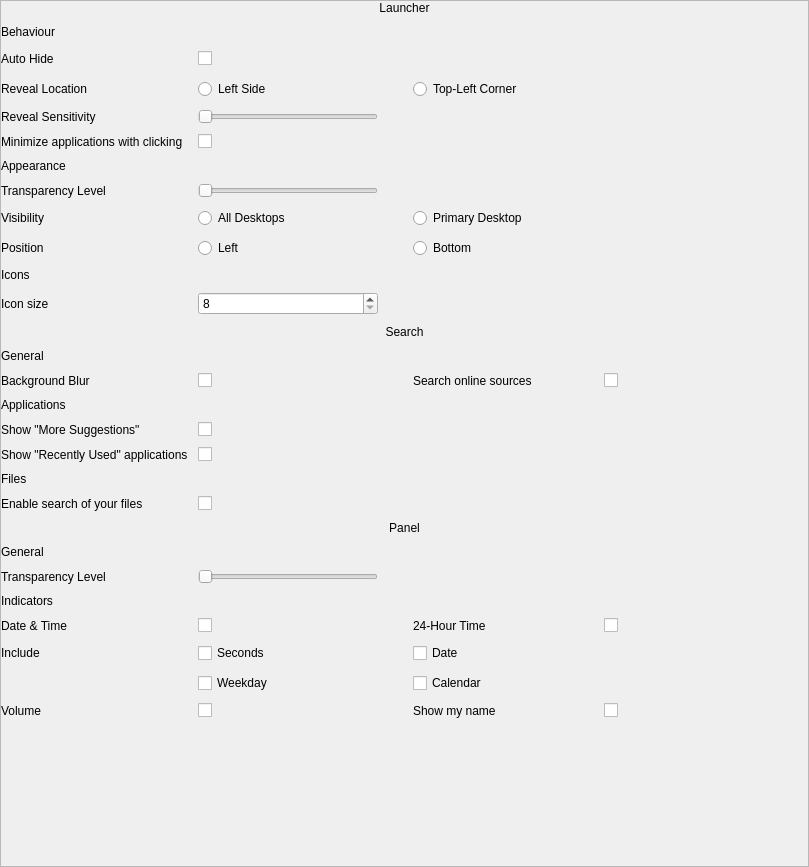
<?xml version="1.0" encoding="UTF-8"?>
<ui version="4.0">
 <class>UnitySettings</class>
 <widget class="QWidget" name="UnitySettings">
  <property name="geometry">
   <rect>
    <x>0</x>
    <y>0</y>
    <width>809</width>
    <height>867</height>
   </rect>
  </property>
  <property name="windowTitle">
   <string>Form</string>
  </property>
  <layout class="QVBoxLayout" name="verticalLayout">
   <property name="spacing">
    <number>0</number>
   </property>
   <property name="leftMargin">
    <number>0</number>
   </property>
   <property name="topMargin">
    <number>0</number>
   </property>
   <property name="rightMargin">
    <number>0</number>
   </property>
   <property name="bottomMargin">
    <number>0</number>
   </property>
   <item>
    <widget class="QScrollArea" name="scrollArea">
     <property name="widgetResizable">
      <bool>true</bool>
     </property>
     <widget class="QWidget" name="scrollAreaUnityContents">
      <property name="geometry">
       <rect>
        <x>0</x>
        <y>0</y>
        <width>807</width>
        <height>865</height>
       </rect>
      </property>
      <layout class="QGridLayout" name="gridLayout">
       <property name="leftMargin">
        <number>0</number>
       </property>
       <property name="topMargin">
        <number>0</number>
       </property>
       <property name="rightMargin">
        <number>0</number>
       </property>
       <property name="bottomMargin">
        <number>0</number>
       </property>
       <property name="spacing">
        <number>10</number>
       </property>
       <item row="15" column="3">
        <widget class="QLabel" name="lblHomeIcon_5">
         <property name="sizePolicy">
          <sizepolicy hsizetype="Expanding" vsizetype="Preferred">
           <horstretch>0</horstretch>
           <verstretch>0</verstretch>
          </sizepolicy>
         </property>
         <property name="text">
          <string>Search online sources</string>
         </property>
        </widget>
       </item>
       <item row="6" column="0" colspan="6">
        <widget class="QLabel" name="label_4">
         <property name="accessibleName">
          <string>title</string>
         </property>
         <property name="text">
          <string>Appearance</string>
         </property>
        </widget>
       </item>
       <item row="11" column="2">
        <spacer name="horizontalSpacer">
         <property name="orientation">
          <enum>Qt::Horizontal</enum>
         </property>
         <property name="sizeType">
          <enum>QSizePolicy::Fixed</enum>
         </property>
         <property name="sizeHint" stdset="0">
          <size>
           <width>15</width>
           <height>20</height>
          </size>
         </property>
        </spacer>
       </item>
       <item row="18" column="0">
        <widget class="QLabel" name="lblHomeIcon_8">
         <property name="sizePolicy">
          <sizepolicy hsizetype="Expanding" vsizetype="Preferred">
           <horstretch>0</horstretch>
           <verstretch>0</verstretch>
          </sizepolicy>
         </property>
         <property name="text">
          <string>Show &quot;More Suggestions&quot;</string>
         </property>
        </widget>
       </item>
       <item row="18" column="1" colspan="3" alignment="Qt::AlignLeft">
        <widget class="QCheckBox" name="checkMoreSuggestions">
         <property name="cursor">
          <cursorShape>PointingHandCursor</cursorShape>
         </property>
         <property name="focusPolicy">
          <enum>Qt::NoFocus</enum>
         </property>
         <property name="text">
          <string/>
         </property>
        </widget>
       </item>
       <item row="5" column="0">
        <widget class="QLabel" name="lblMountedIcon">
         <property name="sizePolicy">
          <sizepolicy hsizetype="Expanding" vsizetype="Preferred">
           <horstretch>0</horstretch>
           <verstretch>0</verstretch>
          </sizepolicy>
         </property>
         <property name="text">
          <string>Minimize applications with clicking</string>
         </property>
        </widget>
       </item>
       <item row="25" column="0" colspan="6">
        <widget class="QLabel" name="lblHomeIcon_13">
         <property name="accessibleName">
          <string>title</string>
         </property>
         <property name="text">
          <string>Indicators</string>
         </property>
        </widget>
       </item>
       <item row="22" column="0" colspan="6">
        <widget class="QLabel" name="label_7">
         <property name="accessibleName">
          <string>general-title</string>
         </property>
         <property name="text">
          <string>Panel</string>
         </property>
         <property name="alignment">
          <set>Qt::AlignCenter</set>
         </property>
        </widget>
       </item>
       <item row="9" column="0">
        <widget class="QLabel" name="lblNetworkIcon_2">
         <property name="sizePolicy">
          <sizepolicy hsizetype="Expanding" vsizetype="Preferred">
           <horstretch>0</horstretch>
           <verstretch>0</verstretch>
          </sizepolicy>
         </property>
         <property name="text">
          <string>Position</string>
         </property>
        </widget>
       </item>
       <item row="2" column="1" colspan="3" alignment="Qt::AlignLeft">
        <widget class="QCheckBox" name="checkLauncherAutoHide">
         <property name="cursor">
          <cursorShape>PointingHandCursor</cursorShape>
         </property>
         <property name="focusPolicy">
          <enum>Qt::NoFocus</enum>
         </property>
         <property name="text">
          <string/>
         </property>
        </widget>
       </item>
       <item row="13" column="0" colspan="6">
        <widget class="QLabel" name="label_3">
         <property name="accessibleName">
          <string>general-title</string>
         </property>
         <property name="text">
          <string>Search</string>
         </property>
         <property name="alignment">
          <set>Qt::AlignCenter</set>
         </property>
        </widget>
       </item>
       <item row="10" column="0" colspan="6">
        <widget class="QLabel" name="label_6">
         <property name="accessibleName">
          <string>title</string>
         </property>
         <property name="text">
          <string>Icons</string>
         </property>
        </widget>
       </item>
       <item row="8" column="1">
        <widget class="QRadioButton" name="radioLauncherVisibleAllDesktop">
         <property name="sizePolicy">
          <sizepolicy hsizetype="Expanding" vsizetype="Fixed">
           <horstretch>0</horstretch>
           <verstretch>0</verstretch>
          </sizepolicy>
         </property>
         <property name="cursor">
          <cursorShape>PointingHandCursor</cursorShape>
         </property>
         <property name="text">
          <string>All Desktops</string>
         </property>
         <attribute name="buttonGroup">
          <string notr="true">buttonGroup_2</string>
         </attribute>
        </widget>
       </item>
       <item row="3" column="3" colspan="2">
        <widget class="QRadioButton" name="radioRevealTopLeft">
         <property name="sizePolicy">
          <sizepolicy hsizetype="Expanding" vsizetype="Fixed">
           <horstretch>0</horstretch>
           <verstretch>0</verstretch>
          </sizepolicy>
         </property>
         <property name="cursor">
          <cursorShape>PointingHandCursor</cursorShape>
         </property>
         <property name="text">
          <string>Top-Left Corner</string>
         </property>
         <attribute name="buttonGroup">
          <string notr="true">buttonGroup</string>
         </attribute>
        </widget>
       </item>
       <item row="8" column="0">
        <widget class="QLabel" name="lblNetworkIcon_3">
         <property name="sizePolicy">
          <sizepolicy hsizetype="Expanding" vsizetype="Preferred">
           <horstretch>0</horstretch>
           <verstretch>0</verstretch>
          </sizepolicy>
         </property>
         <property name="text">
          <string>Visibility</string>
         </property>
        </widget>
       </item>
       <item row="0" column="0" colspan="6">
        <widget class="QLabel" name="label">
         <property name="accessibleName">
          <string>general-title</string>
         </property>
         <property name="text">
          <string>Launcher</string>
         </property>
         <property name="alignment">
          <set>Qt::AlignCenter</set>
         </property>
        </widget>
       </item>
       <item row="15" column="4" alignment="Qt::AlignLeft">
        <widget class="QCheckBox" name="checkSearchOnlineResource">
         <property name="cursor">
          <cursorShape>PointingHandCursor</cursorShape>
         </property>
         <property name="focusPolicy">
          <enum>Qt::NoFocus</enum>
         </property>
         <property name="text">
          <string/>
         </property>
        </widget>
       </item>
       <item row="27" column="1" alignment="Qt::AlignLeft">
        <widget class="QCheckBox" name="checkSeconds">
         <property name="sizePolicy">
          <sizepolicy hsizetype="Expanding" vsizetype="Fixed">
           <horstretch>0</horstretch>
           <verstretch>0</verstretch>
          </sizepolicy>
         </property>
         <property name="cursor">
          <cursorShape>PointingHandCursor</cursorShape>
         </property>
         <property name="focusPolicy">
          <enum>Qt::NoFocus</enum>
         </property>
         <property name="accessibleName">
          <string>circle</string>
         </property>
         <property name="text">
          <string>Seconds</string>
         </property>
        </widget>
       </item>
       <item row="26" column="1" alignment="Qt::AlignLeft">
        <widget class="QCheckBox" name="checkDateTime">
         <property name="cursor">
          <cursorShape>PointingHandCursor</cursorShape>
         </property>
         <property name="focusPolicy">
          <enum>Qt::NoFocus</enum>
         </property>
         <property name="text">
          <string/>
         </property>
        </widget>
       </item>
       <item row="23" column="0" colspan="6">
        <widget class="QLabel" name="lblHomeIcon_12">
         <property name="accessibleName">
          <string>title</string>
         </property>
         <property name="text">
          <string>General</string>
         </property>
        </widget>
       </item>
       <item row="9" column="3">
        <widget class="QRadioButton" name="radioLauncherPositionBottom">
         <property name="sizePolicy">
          <sizepolicy hsizetype="Expanding" vsizetype="Fixed">
           <horstretch>0</horstretch>
           <verstretch>0</verstretch>
          </sizepolicy>
         </property>
         <property name="cursor">
          <cursorShape>PointingHandCursor</cursorShape>
         </property>
         <property name="text">
          <string>Bottom</string>
         </property>
         <attribute name="buttonGroup">
          <string notr="true">buttonGroup_3</string>
         </attribute>
        </widget>
       </item>
       <item row="17" column="0" colspan="6">
        <widget class="QLabel" name="lblHomeIcon_7">
         <property name="accessibleName">
          <string>title</string>
         </property>
         <property name="text">
          <string>Applications</string>
         </property>
        </widget>
       </item>
       <item row="19" column="1" colspan="3" alignment="Qt::AlignLeft">
        <widget class="QCheckBox" name="checkRecentlyUsed">
         <property name="cursor">
          <cursorShape>PointingHandCursor</cursorShape>
         </property>
         <property name="focusPolicy">
          <enum>Qt::NoFocus</enum>
         </property>
         <property name="text">
          <string/>
         </property>
        </widget>
       </item>
       <item row="4" column="1">
        <widget class="QSlider" name="sliderRevealSensitivy">
         <property name="cursor">
          <cursorShape>PointingHandCursor</cursorShape>
         </property>
         <property name="focusPolicy">
          <enum>Qt::NoFocus</enum>
         </property>
         <property name="minimum">
          <number>2</number>
         </property>
         <property name="maximum">
          <number>80</number>
         </property>
         <property name="pageStep">
          <number>1</number>
         </property>
         <property name="value">
          <number>2</number>
         </property>
         <property name="orientation">
          <enum>Qt::Horizontal</enum>
         </property>
        </widget>
       </item>
       <item row="14" column="0" colspan="6">
        <widget class="QLabel" name="lblHomeIcon_6">
         <property name="accessibleName">
          <string>title</string>
         </property>
         <property name="text">
          <string>General</string>
         </property>
        </widget>
       </item>
       <item row="5" column="1" colspan="3" alignment="Qt::AlignLeft">
        <widget class="QCheckBox" name="checkMinimizeApps">
         <property name="cursor">
          <cursorShape>PointingHandCursor</cursorShape>
         </property>
         <property name="focusPolicy">
          <enum>Qt::NoFocus</enum>
         </property>
         <property name="text">
          <string/>
         </property>
        </widget>
       </item>
       <item row="1" column="0" colspan="6">
        <widget class="QLabel" name="lblHomeIcon_2">
         <property name="accessibleName">
          <string>title</string>
         </property>
         <property name="text">
          <string>Behaviour</string>
         </property>
        </widget>
       </item>
       <item row="21" column="1" colspan="3" alignment="Qt::AlignLeft">
        <widget class="QCheckBox" name="checkSearchYourFiles">
         <property name="cursor">
          <cursorShape>PointingHandCursor</cursorShape>
         </property>
         <property name="focusPolicy">
          <enum>Qt::NoFocus</enum>
         </property>
         <property name="text">
          <string/>
         </property>
        </widget>
       </item>
       <item row="3" column="1">
        <widget class="QRadioButton" name="radioRevealLeft">
         <property name="sizePolicy">
          <sizepolicy hsizetype="Expanding" vsizetype="Fixed">
           <horstretch>0</horstretch>
           <verstretch>0</verstretch>
          </sizepolicy>
         </property>
         <property name="cursor">
          <cursorShape>PointingHandCursor</cursorShape>
         </property>
         <property name="text">
          <string>Left Side</string>
         </property>
         <attribute name="buttonGroup">
          <string notr="true">buttonGroup</string>
         </attribute>
        </widget>
       </item>
       <item row="20" column="0" colspan="6">
        <widget class="QLabel" name="lblHomeIcon_10">
         <property name="accessibleName">
          <string>title</string>
         </property>
         <property name="text">
          <string>Files</string>
         </property>
        </widget>
       </item>
       <item row="2" column="0">
        <widget class="QLabel" name="lblHomeIcon">
         <property name="sizePolicy">
          <sizepolicy hsizetype="Expanding" vsizetype="Preferred">
           <horstretch>0</horstretch>
           <verstretch>0</verstretch>
          </sizepolicy>
         </property>
         <property name="text">
          <string>Auto Hide</string>
         </property>
        </widget>
       </item>
       <item row="3" column="0">
        <widget class="QLabel" name="lblNetworkIcon">
         <property name="sizePolicy">
          <sizepolicy hsizetype="Expanding" vsizetype="Preferred">
           <horstretch>0</horstretch>
           <verstretch>0</verstretch>
          </sizepolicy>
         </property>
         <property name="text">
          <string>Reveal Location</string>
         </property>
        </widget>
       </item>
       <item row="9" column="1">
        <widget class="QRadioButton" name="radioLauncherPositionLeft">
         <property name="sizePolicy">
          <sizepolicy hsizetype="Expanding" vsizetype="Fixed">
           <horstretch>0</horstretch>
           <verstretch>0</verstretch>
          </sizepolicy>
         </property>
         <property name="cursor">
          <cursorShape>PointingHandCursor</cursorShape>
         </property>
         <property name="text">
          <string>Left</string>
         </property>
         <attribute name="buttonGroup">
          <string notr="true">buttonGroup_3</string>
         </attribute>
        </widget>
       </item>
       <item row="24" column="0">
        <widget class="QLabel" name="label_5">
         <property name="sizePolicy">
          <sizepolicy hsizetype="Expanding" vsizetype="Preferred">
           <horstretch>0</horstretch>
           <verstretch>0</verstretch>
          </sizepolicy>
         </property>
         <property name="accessibleName">
          <string/>
         </property>
         <property name="text">
          <string>Transparency Level</string>
         </property>
        </widget>
       </item>
       <item row="2" column="5">
        <spacer name="horizontalSpacer_3">
         <property name="orientation">
          <enum>Qt::Horizontal</enum>
         </property>
         <property name="sizeType">
          <enum>QSizePolicy::Expanding</enum>
         </property>
         <property name="sizeHint" stdset="0">
          <size>
           <width>40</width>
           <height>20</height>
          </size>
         </property>
        </spacer>
       </item>
       <item row="4" column="0">
        <widget class="QLabel" name="lblTrashIcon">
         <property name="sizePolicy">
          <sizepolicy hsizetype="Expanding" vsizetype="Preferred">
           <horstretch>0</horstretch>
           <verstretch>0</verstretch>
          </sizepolicy>
         </property>
         <property name="text">
          <string>Reveal Sensitivity</string>
         </property>
        </widget>
       </item>
       <item row="30" column="0">
        <spacer name="verticalSpacer">
         <property name="orientation">
          <enum>Qt::Vertical</enum>
         </property>
         <property name="sizeHint" stdset="0">
          <size>
           <width>20</width>
           <height>46</height>
          </size>
         </property>
        </spacer>
       </item>
       <item row="21" column="0">
        <widget class="QLabel" name="lblHomeIcon_11">
         <property name="sizePolicy">
          <sizepolicy hsizetype="Expanding" vsizetype="Preferred">
           <horstretch>0</horstretch>
           <verstretch>0</verstretch>
          </sizepolicy>
         </property>
         <property name="text">
          <string>Enable search of your files</string>
         </property>
        </widget>
       </item>
       <item row="15" column="1" alignment="Qt::AlignLeft">
        <widget class="QCheckBox" name="checkBackgroundBlur">
         <property name="cursor">
          <cursorShape>PointingHandCursor</cursorShape>
         </property>
         <property name="focusPolicy">
          <enum>Qt::NoFocus</enum>
         </property>
         <property name="text">
          <string/>
         </property>
        </widget>
       </item>
       <item row="19" column="0">
        <widget class="QLabel" name="lblHomeIcon_9">
         <property name="sizePolicy">
          <sizepolicy hsizetype="Expanding" vsizetype="Preferred">
           <horstretch>0</horstretch>
           <verstretch>0</verstretch>
          </sizepolicy>
         </property>
         <property name="text">
          <string>Show &quot;Recently Used&quot; applications</string>
         </property>
        </widget>
       </item>
       <item row="26" column="0">
        <widget class="QLabel" name="lblHomeIcon_3">
         <property name="sizePolicy">
          <sizepolicy hsizetype="Expanding" vsizetype="Preferred">
           <horstretch>0</horstretch>
           <verstretch>0</verstretch>
          </sizepolicy>
         </property>
         <property name="text">
          <string>Date &amp; Time</string>
         </property>
        </widget>
       </item>
       <item row="26" column="3">
        <widget class="QLabel" name="lblHomeIcon_4">
         <property name="sizePolicy">
          <sizepolicy hsizetype="Expanding" vsizetype="Preferred">
           <horstretch>0</horstretch>
           <verstretch>0</verstretch>
          </sizepolicy>
         </property>
         <property name="text">
          <string>24-Hour Time</string>
         </property>
        </widget>
       </item>
       <item row="27" column="0">
        <widget class="QLabel" name="lblHomeIcon_14">
         <property name="sizePolicy">
          <sizepolicy hsizetype="Expanding" vsizetype="Preferred">
           <horstretch>0</horstretch>
           <verstretch>0</verstretch>
          </sizepolicy>
         </property>
         <property name="text">
          <string>Include</string>
         </property>
        </widget>
       </item>
       <item row="26" column="4" alignment="Qt::AlignLeft">
        <widget class="QCheckBox" name="check24Hour">
         <property name="cursor">
          <cursorShape>PointingHandCursor</cursorShape>
         </property>
         <property name="focusPolicy">
          <enum>Qt::NoFocus</enum>
         </property>
         <property name="text">
          <string/>
         </property>
        </widget>
       </item>
       <item row="8" column="3" colspan="2">
        <widget class="QRadioButton" name="radioLauncherVisiblePrimaryDesktop">
         <property name="sizePolicy">
          <sizepolicy hsizetype="Expanding" vsizetype="Fixed">
           <horstretch>0</horstretch>
           <verstretch>0</verstretch>
          </sizepolicy>
         </property>
         <property name="cursor">
          <cursorShape>PointingHandCursor</cursorShape>
         </property>
         <property name="text">
          <string>Primary Desktop</string>
         </property>
         <attribute name="buttonGroup">
          <string notr="true">buttonGroup_2</string>
         </attribute>
        </widget>
       </item>
       <item row="28" column="1">
        <widget class="QCheckBox" name="checkWeekday">
         <property name="sizePolicy">
          <sizepolicy hsizetype="Expanding" vsizetype="Fixed">
           <horstretch>0</horstretch>
           <verstretch>0</verstretch>
          </sizepolicy>
         </property>
         <property name="cursor">
          <cursorShape>PointingHandCursor</cursorShape>
         </property>
         <property name="focusPolicy">
          <enum>Qt::NoFocus</enum>
         </property>
         <property name="accessibleName">
          <string>circle</string>
         </property>
         <property name="text">
          <string>Weekday</string>
         </property>
        </widget>
       </item>
       <item row="15" column="0">
        <widget class="QLabel" name="lblHomeIcon_15">
         <property name="sizePolicy">
          <sizepolicy hsizetype="Expanding" vsizetype="Preferred">
           <horstretch>0</horstretch>
           <verstretch>0</verstretch>
          </sizepolicy>
         </property>
         <property name="text">
          <string>Background Blur</string>
         </property>
        </widget>
       </item>
       <item row="11" column="0">
        <widget class="QLabel" name="lblMountedIcon_4">
         <property name="sizePolicy">
          <sizepolicy hsizetype="Expanding" vsizetype="Preferred">
           <horstretch>0</horstretch>
           <verstretch>0</verstretch>
          </sizepolicy>
         </property>
         <property name="text">
          <string>Icon size</string>
         </property>
        </widget>
       </item>
       <item row="11" column="1">
        <widget class="QSpinBox" name="spinIconSize">
         <property name="minimum">
          <number>8</number>
         </property>
         <property name="maximum">
          <number>64</number>
         </property>
         <property name="singleStep">
          <number>2</number>
         </property>
        </widget>
       </item>
       <item row="7" column="0">
        <widget class="QLabel" name="label_8">
         <property name="sizePolicy">
          <sizepolicy hsizetype="Expanding" vsizetype="Preferred">
           <horstretch>0</horstretch>
           <verstretch>0</verstretch>
          </sizepolicy>
         </property>
         <property name="accessibleName">
          <string/>
         </property>
         <property name="text">
          <string>Transparency Level</string>
         </property>
        </widget>
       </item>
       <item row="7" column="1">
        <widget class="QSlider" name="sliderLauncherOpacity">
         <property name="cursor">
          <cursorShape>PointingHandCursor</cursorShape>
         </property>
         <property name="focusPolicy">
          <enum>Qt::NoFocus</enum>
         </property>
         <property name="minimum">
          <number>2</number>
         </property>
         <property name="maximum">
          <number>80</number>
         </property>
         <property name="pageStep">
          <number>2</number>
         </property>
         <property name="value">
          <number>2</number>
         </property>
         <property name="orientation">
          <enum>Qt::Horizontal</enum>
         </property>
        </widget>
       </item>
       <item row="24" column="1">
        <widget class="QSlider" name="sliderPanelOpacity">
         <property name="cursor">
          <cursorShape>PointingHandCursor</cursorShape>
         </property>
         <property name="focusPolicy">
          <enum>Qt::NoFocus</enum>
         </property>
         <property name="minimum">
          <number>2</number>
         </property>
         <property name="maximum">
          <number>80</number>
         </property>
         <property name="pageStep">
          <number>2</number>
         </property>
         <property name="value">
          <number>2</number>
         </property>
         <property name="sliderPosition">
          <number>2</number>
         </property>
         <property name="orientation">
          <enum>Qt::Horizontal</enum>
         </property>
        </widget>
       </item>
       <item row="29" column="0">
        <widget class="QLabel" name="lblHomeIcon_16">
         <property name="sizePolicy">
          <sizepolicy hsizetype="Expanding" vsizetype="Preferred">
           <horstretch>0</horstretch>
           <verstretch>0</verstretch>
          </sizepolicy>
         </property>
         <property name="text">
          <string>Volume</string>
         </property>
        </widget>
       </item>
       <item row="29" column="1" alignment="Qt::AlignLeft">
        <widget class="QCheckBox" name="checkVolume">
         <property name="cursor">
          <cursorShape>PointingHandCursor</cursorShape>
         </property>
         <property name="focusPolicy">
          <enum>Qt::NoFocus</enum>
         </property>
         <property name="text">
          <string/>
         </property>
        </widget>
       </item>
       <item row="29" column="4">
        <widget class="QCheckBox" name="checkShowMyName">
         <property name="cursor">
          <cursorShape>PointingHandCursor</cursorShape>
         </property>
         <property name="focusPolicy">
          <enum>Qt::NoFocus</enum>
         </property>
         <property name="text">
          <string/>
         </property>
        </widget>
       </item>
       <item row="29" column="3">
        <widget class="QLabel" name="lblHomeIcon_17">
         <property name="sizePolicy">
          <sizepolicy hsizetype="Expanding" vsizetype="Preferred">
           <horstretch>0</horstretch>
           <verstretch>0</verstretch>
          </sizepolicy>
         </property>
         <property name="text">
          <string>Show my name</string>
         </property>
        </widget>
       </item>
       <item row="27" column="3">
        <widget class="QCheckBox" name="checkDate">
         <property name="sizePolicy">
          <sizepolicy hsizetype="Expanding" vsizetype="Fixed">
           <horstretch>0</horstretch>
           <verstretch>0</verstretch>
          </sizepolicy>
         </property>
         <property name="cursor">
          <cursorShape>PointingHandCursor</cursorShape>
         </property>
         <property name="focusPolicy">
          <enum>Qt::NoFocus</enum>
         </property>
         <property name="accessibleName">
          <string>circle</string>
         </property>
         <property name="text">
          <string>Date</string>
         </property>
        </widget>
       </item>
       <item row="28" column="3">
        <widget class="QCheckBox" name="checkCalendar">
         <property name="sizePolicy">
          <sizepolicy hsizetype="Expanding" vsizetype="Fixed">
           <horstretch>0</horstretch>
           <verstretch>0</verstretch>
          </sizepolicy>
         </property>
         <property name="cursor">
          <cursorShape>PointingHandCursor</cursorShape>
         </property>
         <property name="focusPolicy">
          <enum>Qt::NoFocus</enum>
         </property>
         <property name="accessibleName">
          <string>circle</string>
         </property>
         <property name="text">
          <string>Calendar</string>
         </property>
        </widget>
       </item>
      </layout>
     </widget>
    </widget>
   </item>
  </layout>
 </widget>
 <resources/>
 <connections/>
 <buttongroups>
  <buttongroup name="buttonGroup"/>
  <buttongroup name="buttonGroup_2"/>
  <buttongroup name="buttonGroup_3"/>
 </buttongroups>
</ui>
